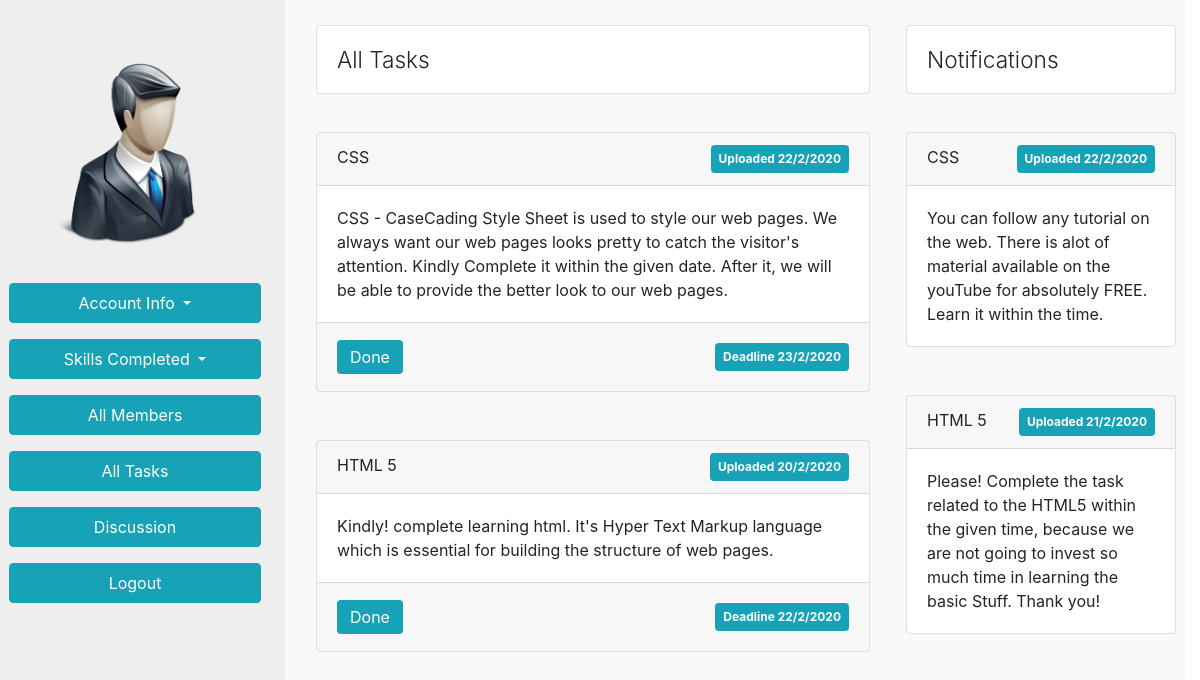
/dashboard/, run on the app's committed database.
### myweb/models.py (models this page shows)
class myTasks(models.Model):
    task_sub = models.CharField(max_length=100)
    task_desc = models.TextField()
    uploading_date = models.CharField(max_length=15)
    deadline = models.CharField(max_length=15)

class myNotification(models.Model):
    subject = models.CharField(max_length=100)
    date = models.CharField(max_length=15)
    desc = models.TextField()

### myweb/views.py (the view)
# urls.py: path('dashboard/', views.dashboard, name="dashboard"),
def dashboard(request):
    all_tasks = list(myTasks.objects.all())
    all_tasks.reverse()
    all_notifications = list(myNotification.objects.all())
    all_notifications.reverse()
    return render(request, "dashboard.html", {'notify':all_notifications, 'tasks':all_tasks})

### templates/dashboard.html (shortened to what this page needs)
{% load static %}
<!DOCTYPE html>
<html lang="en">
<head>
    <link rel="stylesheet" href="https://maxcdn.bootstrapcdn.com/bootstrap/4.4.1/css/bootstrap.min.css">
    <link rel="stylesheet" href="{% static 'style/login.css' %}">
</head>
<body>
    <div class="row" style="background-color:#f9f9f9; padding:0px; width:100%">
        <div id="dprofile" class="col-sm-3 p-4 text-center float-left my-auto mydprofile" style="background-color:#eeeeee; min-width:0px; border-right:0px solid grey; min-height: 100vh; height:auto; max-width:300px;">
            <img style="width: 210px; height:210px; margin:25px 0px 0px 0px" src="{% static 'img/userIcon.png' %}" alt="" class="img-fluid rounded-circle">
            <button data-toggle="collapse" data-target="#demo" class="btn btn-info btn-block my-3 mybutton dropdown-toggle">Account Info  </button>
            <button data-toggle="collapse" data-target="#demo2" class="btn btn-info btn-block my-3 mybutton dropdown-toggle">Skills Completed  </button>
            <form action="{% url 'all_members' %}" method="post">
                <button class="btn btn-info btn-block my-3 mybutton">All Members</button>
            </form>
            <form action="{% url 'tasks' %}" method="post">
                <button class="btn btn-info btn-block my-3 mybutton">All Tasks</button>
            </form>
            <form action="{% url 'chat' %}" method="post">
                <button class="btn btn-info btn-block my-3 mybutton">Discussion</button>
            </form>
            <form action="{% url 'logout' %}" method="post">
                <button class="btn btn-info btn-block my-3 mybutton">Logout</button>
            </form>
        </div>
        <div style="margin-right: -10px;" class="col-sm-6 mx-2 float-left">
            <div class="card mx-2" style="margin-top: 25px; max-width:600px;">
                <div class="card-body">
                    <h1 class="display-4" style="font-size: 17pt; margin-bottom:0px;">All Tasks</h1>
                </div>
            </div>
            <div class="cardList mx-2" style="margin-top:-10px; max-height:90vh; overflow:auto;">
                {% for task in tasks %}
                <div class="card my-5" style="max-width: 600px">
                    <div class="card-header">
                        <p style="margin: 0px; float:left">{{task.task_sub}}</p>
                        <p style="float: right; margin:0">
                            <span class="badge badge-primary badge-info p-2">Uploaded {{task.uploading_date}}</span>
                        </p>
                    </div>
                    <div class="card-body">
                        <p style="margin: 0px;">{{task.task_desc}}</p>
                    </div>
                    <div class="card-footer">
                        <form action="{% url 'task_done' %}" method="post">
                            {% if task.id in completed_task %}
                            <img style="width:30px; padding-top:10px" src="{% static 'img/icon_tick.png' %}" alt="" class="float-left img-fluid">
                            {% else %}
                            <button class="btn float-left" id="b{{forloop.counter}}" onclick="done_task(this.id)" style="background-color:#17a2b8; margin-top:5px; color:white; height: auto; padding:4px 12px;">Done</button>
                            {% endif %}
                        </form>
                        <p style="float: right; margin:0">
                            <span class="badge badge-primary badge-info my-2 p-2">Deadline {{task.deadline}}</span>
                        </p>
                    </div>
                </div>
                {% endfor %}
            </div>
        </div>
        <div class="col-sm-3 float-left" style="background-color: none; margin:0px -10px;">
            <div class="card" style="margin-top: 25px; max-width:600px;">
                <div class="card-body">
                    <h1 class="display-4" style="font-size: 17pt; margin-bottom:0px;">Notifications</h1>
                </div>
            </div>
            <div class="cardList" style="margin-top:-10px; margin-bottom:-20px; max-height:90vh; overflow:auto;">
                {% for noty in notify %}
                <div class="card my-5" style="max-width: 600px">
                    <div class="card-header">
                        <p style="margin: 0px; float:left">{{noty.subject}}</p>
                        <p style="float: right; margin:0">
                            <span class="badge badge-primary badge-info p-2">Uploaded {{noty.date}}</span>
                        </p>
                    </div>
                    <div class="card-body">
                        <p style="margin: 0px;">{{noty.desc}}</p>
                    </div>
                </div>
                {% endfor %}
            </div>
        </div>
    </div>
</body>
</html>

### static/style/login.css (style rules this page uses)
.mybutton { height: 40px; color: white; }

### data on the page
myTasks: task_sub "CSS", uploading_date "22/2/2020", task_desc "CSS - CaseCading Style Sheet is used to style our web pages. We always want our web pages looks pretty to catch the visitor's attention. Kindly Complete it within the given date. After it, we will be able to provide the better look to our web pages.", deadline "23/2/2020"
myTasks: task_sub "HTML 5", uploading_date "20/2/2020", task_desc "Kindly! complete learning html. It's Hyper Text Markup language which is essential for building the structure of web pages.", deadline "22/2/2020"
myNotification: subject "CSS", date "22/2/2020", desc "You can follow any tutorial on the web. There is alot of material available on the youTube for absolutely FREE. Learn it within the time."
myNotification: subject "HTML 5", date "21/2/2020", desc "Please! Complete the task related to the HTML5 within the given time, because we are not going to invest so much time in learning the basic Stuff. Thank you!"
